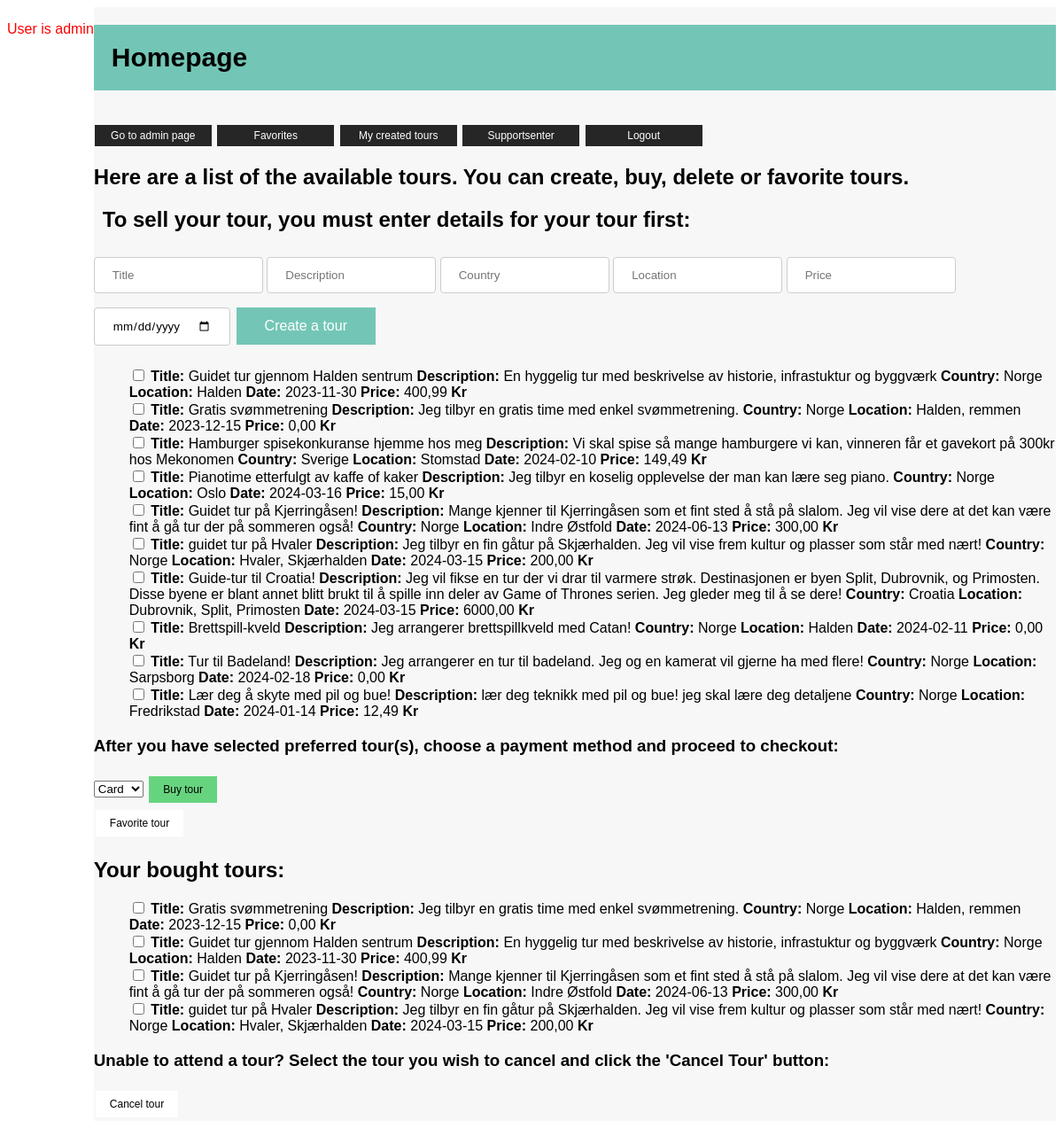
Screenshot of /homepage with the database file from the repository.
### tables this page shows
CREATE TABLE Tour(
                ID INTEGER PRIMARY KEY AUTOINCREMENT,
                Title TEXT,
                Description TEXT,
                Country TEXT,
                Location TEXT,
                Date DATETIME,
                Price DECIMAL(10, 2),
                CreatedBy 
    );

CREATE TABLE TourBooked(
                ID INTEGER PRIMARY KEY AUTOINCREMENT,
                User_ID INTEGER,
                Tour_ID INTEGER
    );

### app.py (the view)
@application.route('/homepage')
def homepage():
    global global_user_id
    global_user_id = get_id_if_provide_username()[0]
    list_tours = get_list_tours()
    list_of_bought_tours = get_list_of_user_bought_tours(global_user_id)
    is_admin = get_user_online_is_admin()
    logging("went to homepage")
    return render_template('/homepage.html', is_admin=is_admin,  list_of_tours=list_tours,
                           list_of_bought_tours=list_of_bought_tours)

### backend/autentication/admin.py (called while the page is built)
def logging(action):
    timestamp = datetime.now()
    name = get_user_online()
    namestamp = f'{timestamp:Date: %d.%m.%y Time: %H:%M} User: {name} {action} '
    with open(path, 'a') as file:
        print(namestamp, file=file)

### backend/autentication/login.py (called while the page is built)
def get_user_online():
    pathing = os.path.dirname(__file__) + "/user_online.json"
    try:
        with open(pathing, 'r') as file:
            data = json.load(file)
            return data.get('user_online', '')
    except FileNotFoundError:
        return r'user_online.json File Not Found'

def get_user_online_is_admin():
    admin_check = get_user_online()
    if admin_get(admin_check):
        return True
    else:
        return False

### backend/database/Tour.py (called while the page is built)
def list_tours():
    db = sqlite3.connect(pathing)
    cursor = db.cursor()
    cursor.execute("SELECT * from Tour")
    list = cursor.fetchall()
    return list

### backend/database/Tour_advanced.py (called while the page is built)
def list_of_user_bought_tours(global_id):
    db = sqlite3.connect(pathing)
    cursor = db.cursor()
    cursor.execute('''SELECT TourBooked.ID, Tour.Title, Tour.Description, Tour.Country, Tour.Location, Tour.Date, Tour.Price
        FROM Tour
        INNER JOIN TourBooked on Tour.ID = TourBooked.Tour_ID
        WHERE TourBooked.User_ID = ?
        ORDER BY Tour.Title''', (global_id,))
    list_of_bought_tours = cursor.fetchall()
    db.close()
    return list_of_bought_tours

### backend/database/user.py (called while the page is built)
def id_if_provide_username(Username):
    con = sqlite3.connect(pathing)
    cur = con.cursor()
    cur.execute("SELECT ID FROM User WHERE Username = ?", (Username,))
    id = cur.fetchone()
    return id

def admin_get(Username):
    con = sqlite3.connect(pathing)
    cur = con.cursor()
    try:
        con = sqlite3.connect(pathing)
        cur = con.cursor()
        cur.execute("SELECT Admin FROM User WHERE Username = ?", (Username,))
        admin = cur.fetchone()
        return admin[0]
    except:
        print("FEIL I ADMIN_GET")

### backend/handler/auth_handler.py (called while the page is built)
def get_id_if_provide_username():
    return id_if_provide_username(get_user_online())

### backend/handler/tour_handler.py (called while the page is built)
def get_list_tours():
    return list_tours()

def get_list_of_user_bought_tours(global_id):
    return list_of_user_bought_tours(global_id)

### frontend/templates/homepage.html (shortened to what this page needs)
<!DOCTYPE html>
<html lang="en">
<head>
    <link rel="stylesheet" type="text/css" href="{{ url_for('static', filename='css/homepage.css') }}">
</head>
<body>
<div id="grid">
    {% if is_admin %}
    <p style="color: red;">User is admin</p>
    {% endif %}
    <div id="colored_body">
    <h1 id="intro">Homepage</h1><br>
        {% if is_admin %}
            <a href="{{ url_for('adminpage') }}" class="top_links_styling">Go to admin page</a>
        {% endif %}
    <a href="{{ url_for('favorites') }}" class="top_links_styling">Favorites</a>
    <a href="{{ url_for('my_created_tours') }}" class="top_links_styling">My created tours</a>
    <a href="{{ url_for('support_senter') }}" class="top_links_styling">Supportsenter</a>
    <a href="{{ url_for('index') }}" class="top_links_styling">Logout</a>
    <h2>Here are a list of the available tours. You can create, buy, delete or favorite tours.</h2>
    <form action="/create_a_tour" , method="POST">
    <h2 id="instruction">To sell your tour, you must enter details for your tour first:</h2>
    <form action="/create_a_tour" method="POST" id="form_create_tour_input">
        <input type="text" name="Title" placeholder="Title" class="input_styling">
        <input type="text" name="Description" placeholder="Description" class="input_styling">
        <input type="text" name="Country" placeholder="Country" class="input_styling">
        <input type="text" name="Location" placeholder="Location" class="input_styling">
        <input type="price" name="Price" placeholder="Price" class="input_styling">
        <input type="date" name="Date" class="input_styling">
        <button type="submit" class="tour_button_styling">Create a tour</button>
    </form>
    <form action="/checkbox_tour" method="POST" id="available_tours">
        <ul>
            {% for tour in list_of_tours %}
            <li>
                <input type="checkbox" name="checkbox_row" value="{{ tour[0] }}">
                <strong>Title:</strong> {{ tour[1] }}
                <strong>Description:</strong> {{ tour[2] }}
                <strong>Country:</strong> {{ tour[3] }}
                <strong>Location:</strong> {{ tour[4] }}
                <strong>Date:</strong> {{ tour[5] }}
                <strong>Price:</strong> {{ tour[6] }} <strong>Kr</strong>
            </li>
            {% endfor %}
        </ul>
        <h3>After you have selected preferred tour(s), choose a payment method and proceed to checkout:</h3>
        <select id="dropdown">
            <option value="valg1">Card</option>
        </select>
        <button type="submit" name="handle_action" value="buy" class="checkbox_buy_button_styling">Buy tour</button> <br>
        <button type="submit" name="handle_action" value="favorite" class="checkbox_button_styling">Favorite tour</button>
    </form>
    <h2>Your bought tours:</h2>
    <form action="/remove_bought_tour" method="POST" id="bought_tours">
        <ul>
            {% for tour in list_of_bought_tours %}
            <li>
                <input type="checkbox" name="checkbox_bought_tour" value="{{ tour[0] }}">
                <strong>Title:</strong> {{ tour[1] }}
                <strong>Description:</strong> {{ tour[2] }}
                <strong>Country:</strong> {{ tour[3] }}
                <strong>Location:</strong> {{ tour[4] }}
                <strong>Date:</strong> {{ tour[5] }}
                <strong>Price:</strong> {{ tour[6] }} <strong>Kr</strong>
            </li>
            {% endfor %}
        </ul>
        <h3>Unable to attend a tour? Select the tour you wish to cancel and click the 'Cancel Tour' button:</h3>
        <button type="submit" name="handle_action" value="delete" class="checkbox_button_styling">Cancel tour</button>
    </form></form>
    </div>
</div>
</body>
</html>

### static/css/homepage.css (style rules this page uses)
* { font-family: "Gill Sans", sans-serif; }
#grid { display: grid; grid-template-columns: 1fr 1fr 1fr 1fr 1fr grid-template-rows: 1fr 1fr 1fr 1fr 1fr 1fr }
#intro { font-decoration: none; font-size: 30px; font-weight: 900; grid-column: 2/4; grid-row: 1/2; background-color: #73C6B6; padding: 20px; }
#instruction { font-decoration: none; grid-column: 2/5; grid-row: 1/2; padding-left: 10px; }
.input_styling { padding: 12px 20px; margin: 8px 0; display: inline-block; border: 1px solid #ccc; border-radius: 4px; box-sizing: border-box; }
.tour_button_styling { background-color: #73C6B6; border: none; color: white; padding: 12px 32px; text-align: center; text-decoration: none; display: inline-block; font-size: 16px; margin: 4px 2px; cursor: pointer; }
.checkbox_button_styling { background-color: #ffffff; border: none; color: black; padding: 8px 16px; text-align: center; text-decoration: none; display: inline-block; font-size: 12px; margin: 4px 2px; cursor: pointer; }
.checkbox_buy_button_styling { background-color: #66d47f; border: none; color: black; padding: 8px 16px; text-align: center; text-decoration: none; display: inline-block; font-size: 12px; margin: 4px 2px; cursor: pointer; }
.top_links_styling { background-color: #262626; border: none; color: white; padding: 5px 16px; width: 100px; text-align: center; text-decoration: none; display: inline-block; font-size: 12px; margin: 1px 1px; cursor: pointer; }
#available_tours { grid-column: 2/4; grid-row: 3/4; }
#bought_tours { grid-column: 2/4; grid-row: 5/6; }
#colored_body { grid-column: 2/4; grid-row: 1/5; background-color: #F7F7F7; }
ul { list-style-type: none; }

### rows the page displays
Tour: Title "Guidet tur gjennom Halden sentrum", Description "En hyggelig tur med beskrivelse av historie, infrastuktur og byggværk", Country "Norge", Location "Halden", Date "2023-11-30", Price "400,99"
Tour: Title "Gratis svømmetrening", Description "Jeg tilbyr en gratis time med enkel svømmetrening.", Country "Norge", Location "Halden, remmen", Date "2023-12-15", Price "0,00"
Tour: Title "Hamburger spisekonkuranse hjemme hos meg", Description "Vi skal spise så mange hamburgere vi kan, vinneren får et gavekort på 300kr hos Mekonomen", Country "Sverige", Location "Stomstad", Date "2024-02-10", Price "149,49"
Tour: Title "Pianotime etterfulgt av kaffe of kaker", Description "Jeg tilbyr en koselig opplevelse der man kan lære seg piano.", Country "Norge", Location "Oslo", Date "2024-03-16", Price "15,00"
Tour: Title "Guidet tur på Kjerringåsen!", Description "Mange kjenner til Kjerringåsen som et fint sted å stå på slalom. Jeg vil vise dere at det kan være fint å gå tur der på sommeren også!", Country "Norge", Location "Indre Østfold", Date "2024-06-13", Price "300,00"
Tour: Title "guidet tur på Hvaler", Description "Jeg tilbyr en fin gåtur på Skjærhalden. Jeg vil vise frem kultur og plasser som står med nært!", Country "Norge", Location "Hvaler, Skjærhalden", Date "2024-03-15", Price "200,00"
Tour: Title "Guide-tur til Croatia!", Description "Jeg vil fikse en tur der vi drar til varmere strøk. Destinasjonen er byen Split, Dubrovnik, og Primosten. Disse byene er blant annet blitt brukt til å spille inn deler av Game of Thrones serien. Jeg gleder meg til å se dere!", Country "Croatia", Location "Dubrovnik, Split, Primosten", Date "2024-03-15", Price "6000,00"
Tour: Title "Brettspill-kveld", Description "Jeg arrangerer brettspillkveld med Catan!", Country "Norge", Location "Halden", Date "2024-02-11", Price "0,00"
Tour: Title "Tur til Badeland!", Description "Jeg arrangerer en tur til badeland. Jeg og en kamerat vil gjerne ha med flere!", Country "Norge", Location "Sarpsborg", Date "2024-02-18", Price "0,00"
Tour: Title "Lær deg å skyte med pil og bue!", Description "lær deg teknikk med pil og bue! jeg skal lære deg detaljene", Country "Norge", Location "Fredrikstad", Date "2024-01-14", Price "12,49"
TourBooked: Title "Gratis svømmetrening", Description "Jeg tilbyr en gratis time med enkel svømmetrening.", Country "Norge", Location "Halden, remmen", Date "2023-12-15", Price "0,00"
TourBooked: Title "Guidet tur gjennom Halden sentrum", Description "En hyggelig tur med beskrivelse av historie, infrastuktur og byggværk", Country "Norge", Location "Halden", Date "2023-11-30", Price "400,99"
TourBooked: Title "Guidet tur på Kjerringåsen!", Description "Mange kjenner til Kjerringåsen som et fint sted å stå på slalom. Jeg vil vise dere at det kan være fint å gå tur der på sommeren også!", Country "Norge", Location "Indre Østfold", Date "2024-06-13", Price "300,00"
TourBooked: Title "guidet tur på Hvaler", Description "Jeg tilbyr en fin gåtur på Skjærhalden. Jeg vil vise frem kultur og plasser som står med nært!", Country "Norge", Location "Hvaler, Skjærhalden", Date "2024-03-15", Price "200,00"
